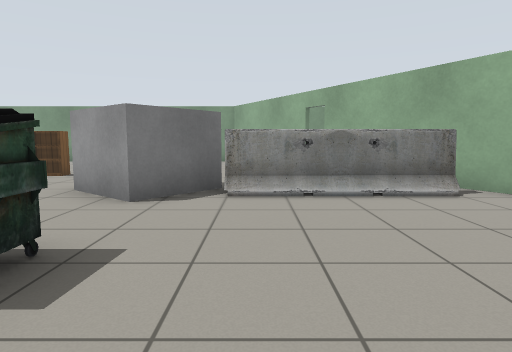
View 1 (above)

14 first-person views from a walk through a robot-simulator world made for Gazebo. The camera is 0.94 m above the floor, tilts 6° down and sees 75° across. Floor lines are 1 m apart. The floor is counted in squares, 1 m on a side. Each view is taken from the middle of a square. On the plan, view 1 faces up. The plan holds only what a view shows up to about 12 squares ahead; the rest is blank. Simple patterns stand in for the simulator's built-in surfaces. Some stock models are drawn as simple stand-ins. Some surface patterns are stand-ins.

View 2
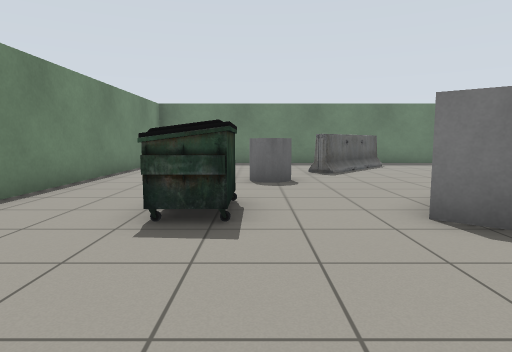

View 3
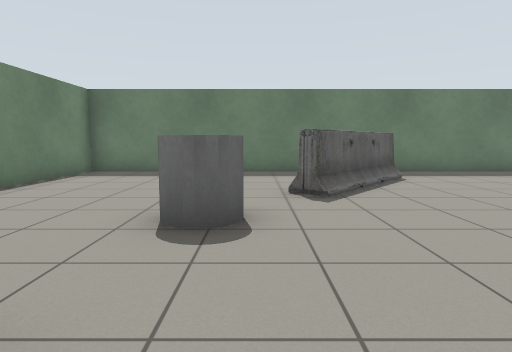

View 4
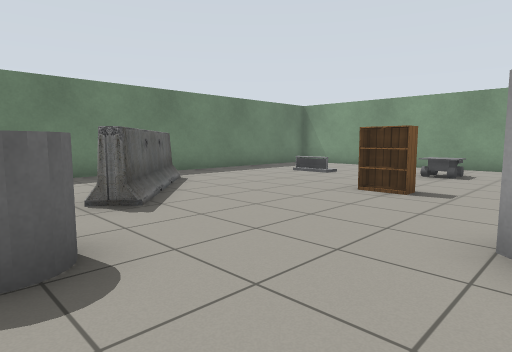

View 5
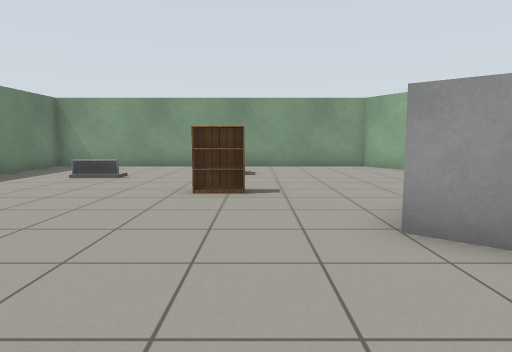

View 6
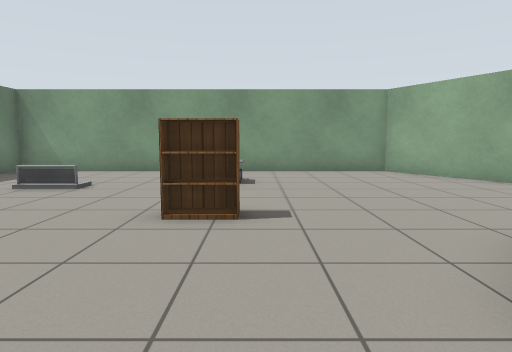

View 7
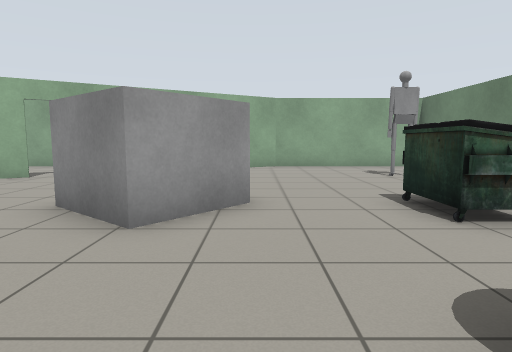

View 8
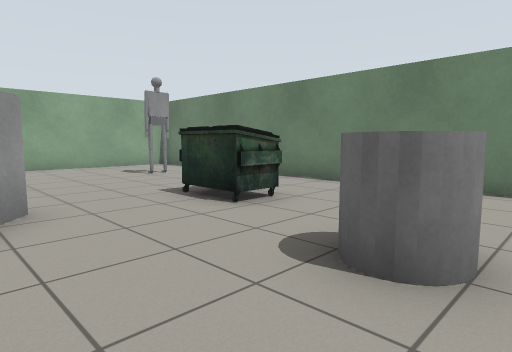

View 9
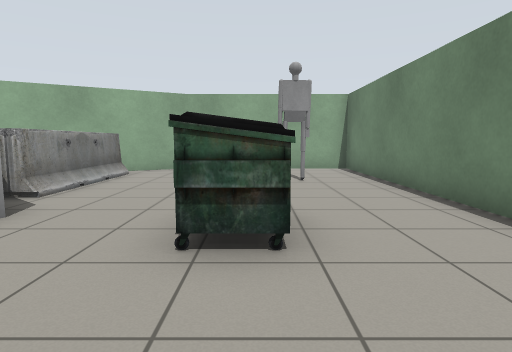

View 10
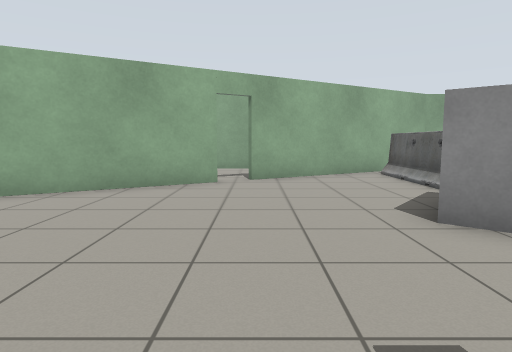

View 11
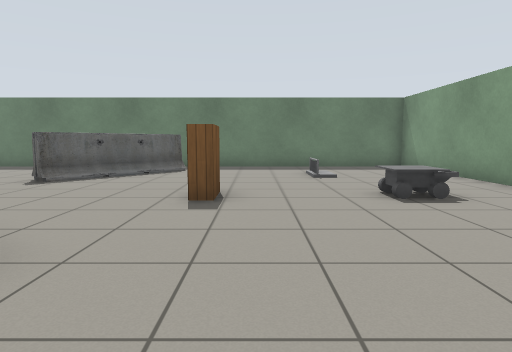

View 12
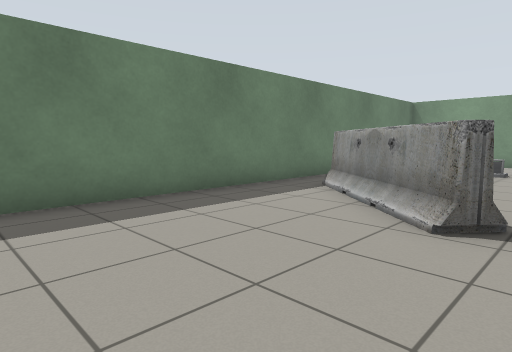

View 13
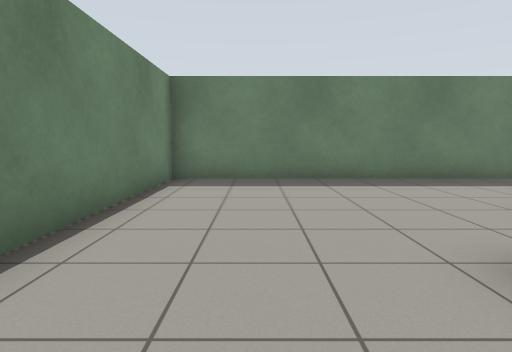

View 14
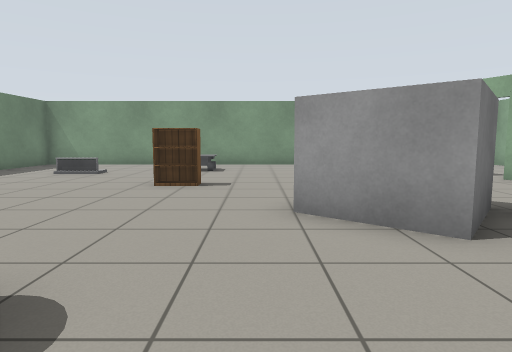

### Floor plan
Points are (right, up) in squares from view 1. A wall is a line through its corners. A room is listed if a view was taken in it or the views show most of it. See-through windows are left out.
Room 1 (views 1, 2, 3, 4, 5, 6, 7, 8, 9, 10, 11, 12, 13, 14)
walls: (1.6, 10.8) (-1, 15.4) (-12.3, 15.4) (-12.3, -1.1) (5.4, -1.1) (5.4, 4.3) (2, 10.2)
ways out: open door at (2, 10.5)
objects: barrier (-11, 5) to (-8, 7); other object (-9, 12); grey cylinder (-6, 3) to (-6, 4); bookshelf (-6, 9) to (-5, 9); other object (-6, 12) to (-6, 13); dumpster (-3, 2) to (-2, 2); other object (-3, 5) to (-1, 8); barrier (-1, 6) to (3, 6); other object (2, 1)

Positions as (right, up) in squares from view 1, and headings:
1: (0, 0), facing up
2: (2, 3), facing left
3: (-2, 4), facing left
4: (-3, 3), facing up-left
5: (-5, 3), facing up
6: (-5, 5), facing up
7: (-7, 5), facing right
8: (-7, 6), facing down-right
9: (-6, 2), facing right
10: (-6, 10), facing right
11: (0, 10), facing left
12: (-7, 1), facing up-left
13: (-4, 1), facing left
14: (-4, 2), facing up
